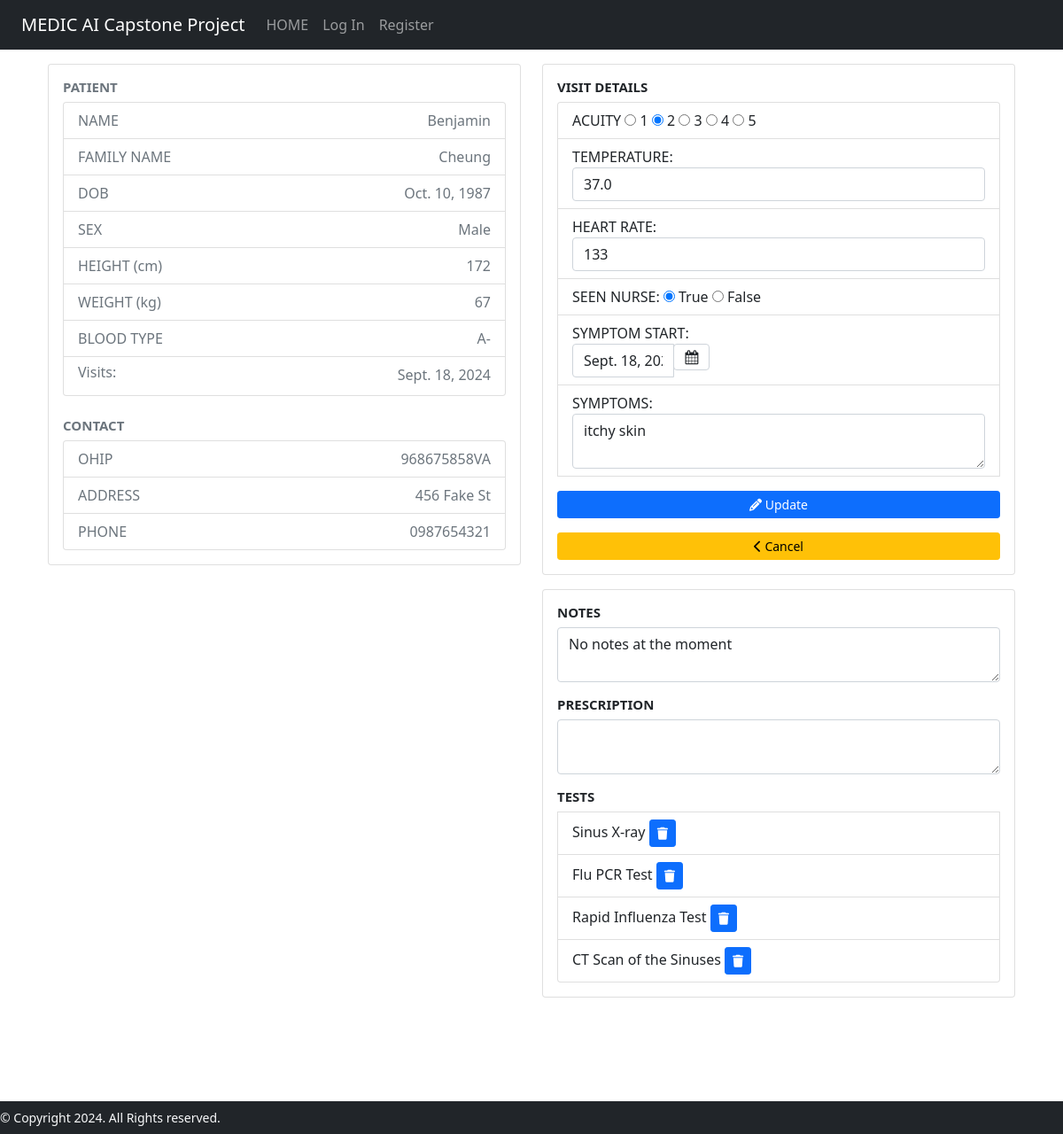
The page /patientinfo/2/edit on the database as committed earlier.
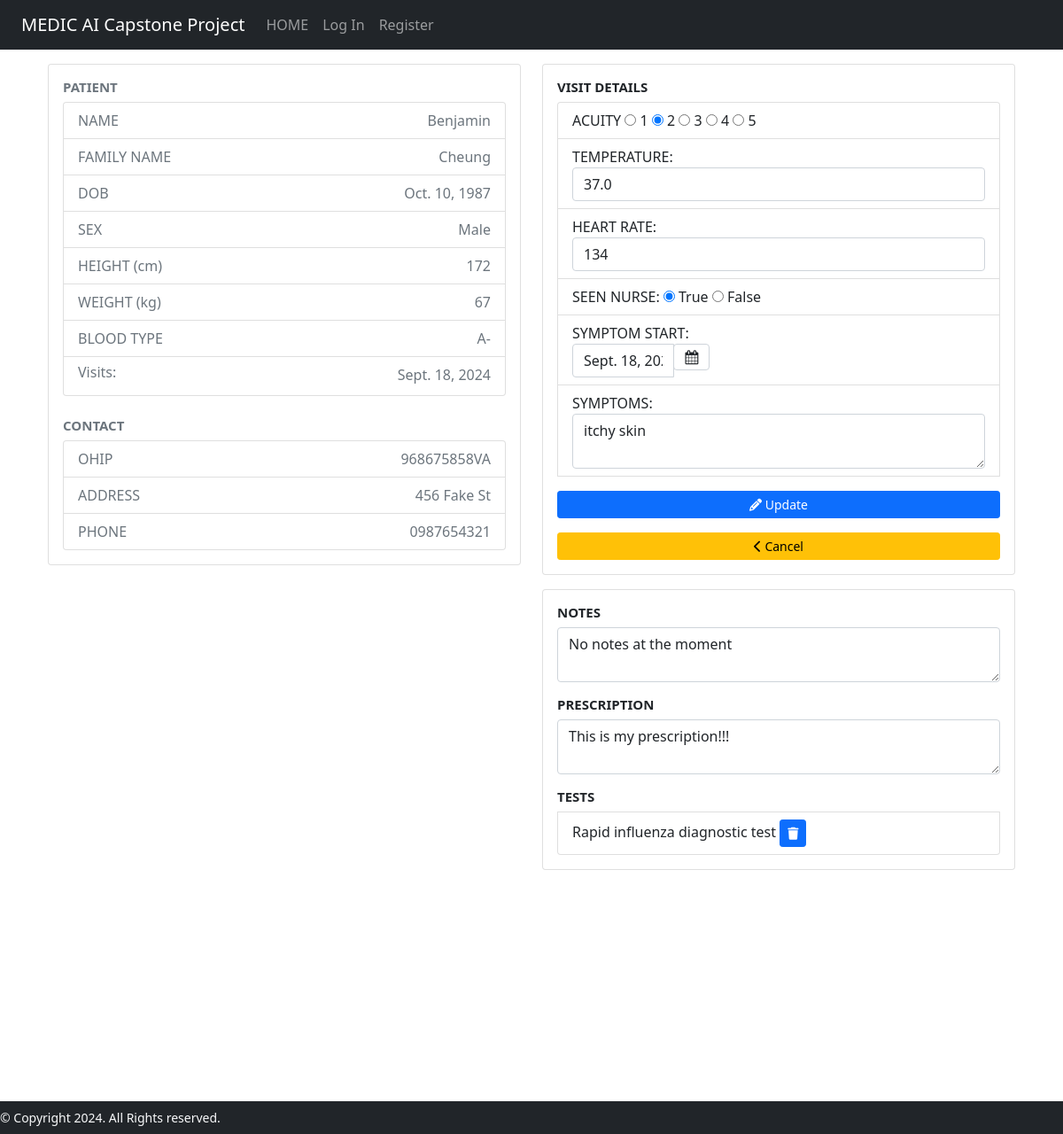
The same page on the database as committed later.
### medicAI/models.py (models this page shows, shortened)
class Hospital_Visit(models.Model):
    ACUITY_CHOICES = [
        ('1', '1'),
        ('2', '2'),
        ('3', '3'),
        ('4', '4'),
        ('5', '5'),
    ]
    patient = models.ForeignKey(Patient, on_delete=models.CASCADE)
    symptom_start_date = models.DateField(default=timezone.now, blank=True)
    acuity = models.CharField(max_length=1, choices=ACUITY_CHOICES, default='5')
    temperature = models.DecimalField(
        max_digits=3,
        decimal_places=1,
        null=True,
        blank=True,
        validators=[MinValueValidator(30), MaxValueValidator(45)]
    )
    heart_rate = models.IntegerField(null=True, blank=True)
    prescription = models.CharField(max_length=200, blank=True)
    diagnosis = models.CharField(max_length=200, blank=True)
    seen_nurse = models.BooleanField(default=False)
    er_doctor = models.ForeignKey(User, on_delete=models.CASCADE, null=True)
    symptoms = models.CharField(max_length=500, null=True, blank=True)

class Medical_Test(models.Model):
    hospital_visit = models.ForeignKey(Hospital_Visit, on_delete=models.CASCADE)
    date = models.DateField(default=timezone.now, blank=False)
    test_name = models.CharField(max_length=200, null=False, blank=False)
    test_notes = models.CharField(max_length=500, null=True, blank=True)

### medicAI/views.py (the view, shortened to what this page needs)
# urls.py: path("patientinfo/<str:patient_id>/edit", views.edit_patient_info, name="editpatientinfo"),
def edit_patient_info(request, patient_id):
    patient = Patient.objects.get(pk=patient_id)
    visit_list = Hospital_Visit.objects.filter(patient=patient_id).order_by('-symptom_start_date')
    current_visit = visit_list.first()
    tests = Medical_Test.objects.filter(hospital_visit=current_visit)
    context = {
        'patient': patient,
        'visit_list' : visit_list,
        'current_visit': current_visit,
        'tests': tests
    }
    return render(request, "medicAI/editpatientinfo.html", context)

### medicAI/templates/medicAI/editpatientinfo.html (shortened to what the changed rows need)
{% extends "medicAI/layout.html" %}
{% block body %}
<div class="container" style="margin-top: 1rem; margin-bottom: 3rem;">
    <form action="/patientinfo/{{patient.id}}/edit" method="POST">
        <div class="row">
            <div class="col-md-6">
                <div class="card" style="margin-bottom: 1rem;">
                    <div class="card-body">
                        <ul class="list-group">
                            <li class="list-group-item text-muted" style="display: inline-block;">
                                <ul class="list-group" style="list-style-type: none; padding-left: 0;float: right;">
                                    {% for visit in visit_list %}
                                    <li>{{ visit.symptom_start_date }}</li>
                                    {% endfor %}
                                </ul>
                            </li>
                        </ul>
                        <br/>
                    </div>
                </div>
            </div>
            <div class="col-md-6">
                <div class="card" style="margin-bottom: 1rem;">
                    <div class="card-body">
                        <ul class="list-group">
                            <li class="list-group-item">ACUITY
                                <input type="radio" id="one" name="acuity" value="1" {% if current_visit.acuity == '1' %} checked {% endif %}>
                                <label for="one">1</label>
                                <input type="radio" id="two" name="acuity" value="2" {% if current_visit.acuity == '2' %} checked {% endif %}>
                                <label for="two">2</label>
                                <input type="radio" id="three" name="acuity" value="3" {% if current_visit.acuity == '3' %} checked {% endif %}>
                                <label for="three">3</label>
                                <input type="radio" id="four" name="acuity" value="4" {% if current_visit.acuity == '4' %} checked {% endif %}>
                                <label for="four">4</label>
                                <input type="radio" id="five" name="acuity" value="5" {% if current_visit.acuity == '5' %} checked {% endif %}>
                                <label for="five">5</label><br>
                            </li>
                            <li class="list-group-item">TEMPERATURE: <input min="30" max="42" type="number" class='form-control' name="temperature" step=0.5 value="{{ current_visit.temperature }}"></li>
                            <li class="list-group-item">HEART RATE: <input min="30" max="220" type="number" class='form-control' name="heart_rate" value="{{ current_visit.heart_rate }}"></li>
                            <li class="list-group-item">SEEN NURSE:
                                <input type="radio" id="true" name="seen_nurse" value="True" {% if current_visit.seen_nurse %} checked {% endif %}>
                                <label for="true">True</label>
                                <input type="radio" id="false" name="seen_nurse" value="False" {% if not current_visit.seen_nurse %} checked {% endif %}>
                                <label for="false">False</label><br>
                            </li>
                            <li class="list-group-item">SYMPTOM START:
                                <div class="col-sm-4">
                                    <div class="input-group date" id="datepicker">
                                        <input type="text" class="form-control"
                                            name="symptom_start" value="{{ current_visit.symptom_start_date }}">
                                        <span class="input-group-append">
                                            <span class="input-group-text bg-white">
                                            </span>
                                        </span>
                                    </div>
                                </div>
                            </li>
                            <li class="list-group-item">SYMPTOMS:<textarea class='form-control' name="symptoms">{{ current_visit.symptoms }}</textarea></li>
                        </ul>
                    </div>
                </div>
                <div class="card">
                    <div class="card-body">
                        <ul class="list-group">
                            <h5 class="card-title" style="font-size: 15px; font-weight: bold;">NOTES</h5>
                            <textarea class='form-control' name="diagnosis">{{ current_visit.diagnosis }}</textarea>
                            <h5 class="card-title" style="font-size: 15px; font-weight: bold; margin-top: 1rem;">PRESCRIPTION</h5>
                            <textarea class='form-control' name="prescription">{{ current_visit.prescription }}</textarea>
                        </ul>
                        <ul class="list-group">
                            <h5 class="card-title" style="font-size: 15px; font-weight: bold; margin-top: 1rem;">TESTS</h5>
                            {% for test in tests %}
                                <li class="list-group-item">{{ test.test_name }}
                                    <button type="button" class="btn btn-primary btn-sm test-delete">
                                        <i class="fa-solid fa-trash test-delete"></i>
                                    </button>
                                </li>
                            {% endfor %}
                        </ul>
                    </div>
                </div>
            </div>
        </div>
    </form>
</div>
{% endblock %}

Rows that differ between the two databases and show on the page:
removed Medical_Test: test_name "Sinus X-ray"
removed Medical_Test: test_name "Flu PCR Test"
removed Medical_Test: test_name "Rapid Influenza Test"
removed Medical_Test: test_name "CT Scan of the Sinuses"
changed Hospital_Visit "☑ True": heart_rate "133" → "134"; prescription (not shown) → "This is my prescription!!!"
added Medical_Test: test_name "Rapid influenza diagnostic test"
